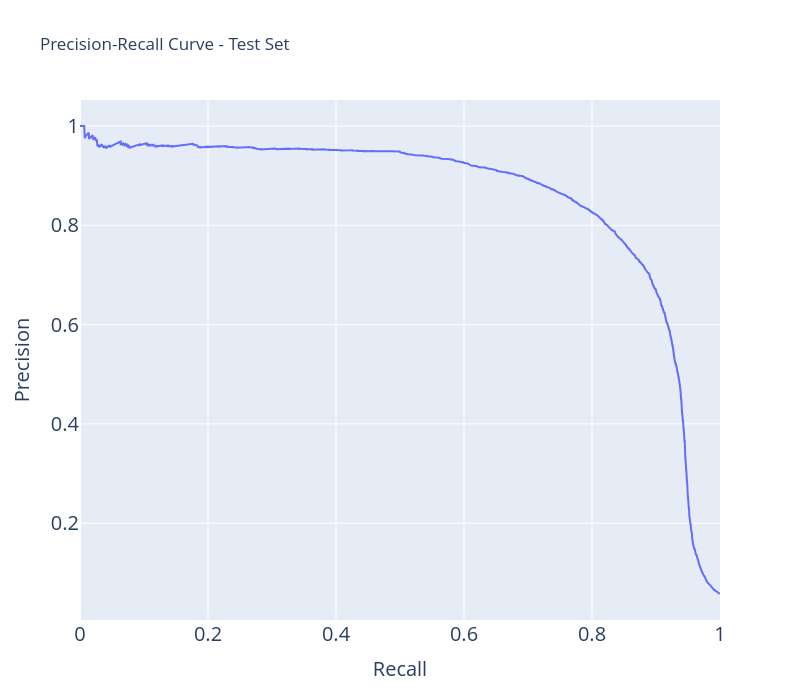

Notebook code cell kept with this figure:
### Code cell
# Calculate precision and recall
precisions_test, recalls_test, thresholds_test = precision_recall_curve(y_test, predicted_probabilities_test_positive_class)

# Create an interactive precision-recall curve
fig = go.Figure()

# Add precision-recall curve
#fig.add_trace(go.Scatter(x=recalls_test, y=precisions_test, mode='lines', name='Precision-Recall Curve'))

fig.add_trace(go.Scatter(x=recalls_test, y=precisions_test, mode='lines',
                         hovertemplate='Recall: %{x:.2f}<br>Precision: %{y:.2f}<br>Threshold: %{text:.2f}',
                         text=thresholds_test, name='Precision-Recall Curve'))

# Update layout
fig.update_layout(title='Precision-Recall Curve - Test Set',
                  xaxis_title='Recall',
                  yaxis_title='Precision',
                  hovermode='closest',
                  width=800,
                  height=700,
                  xaxis=dict(
        title_font=dict(size=20),  # Set the font size for x-axis label
        tickfont=dict(size=20)  # Set the font size for x-axis tick label
    ),
    yaxis=dict(
        title_font=dict(size=20),  # Set the font size for y-axis label
        tickfont=dict(size=20)  # Set the font size for y-axis tick labels
    ))

# Show plot
fig.show()

### Figure 1 — Plotly figure (JSON) as saved in the notebook; plotly's stock layout.template omitted (floating-point values rounded to 4 significant figures; data arrays with more than 128 entries replaced by an {"elided": "..."} marker saying what was removed)
{"data": [{"hovertemplate": "Recall: %{x:.2f}<br>Precision: %{y:.2f}<br>Threshold: %{text:.2f}", "mode": "lines", "name": "Precision-Recall Curve", "text": {"elided": "36088 float values"}, "type": "scatter", "x": {"elided": "36089 float values"}, "y": {"elided": "36089 float values"}}], "layout": {"height": 700, "hovermode": "closest", "title": {"text": "Precision-Recall Curve - Test Set"}, "width": 800, "xaxis": {"tickfont": {"size": 20}, "title": {"font": {"size": 20}, "text": "Recall"}}, "yaxis": {"tickfont": {"size": 20}, "title": {"font": {"size": 20}, "text": "Precision"}}}}
